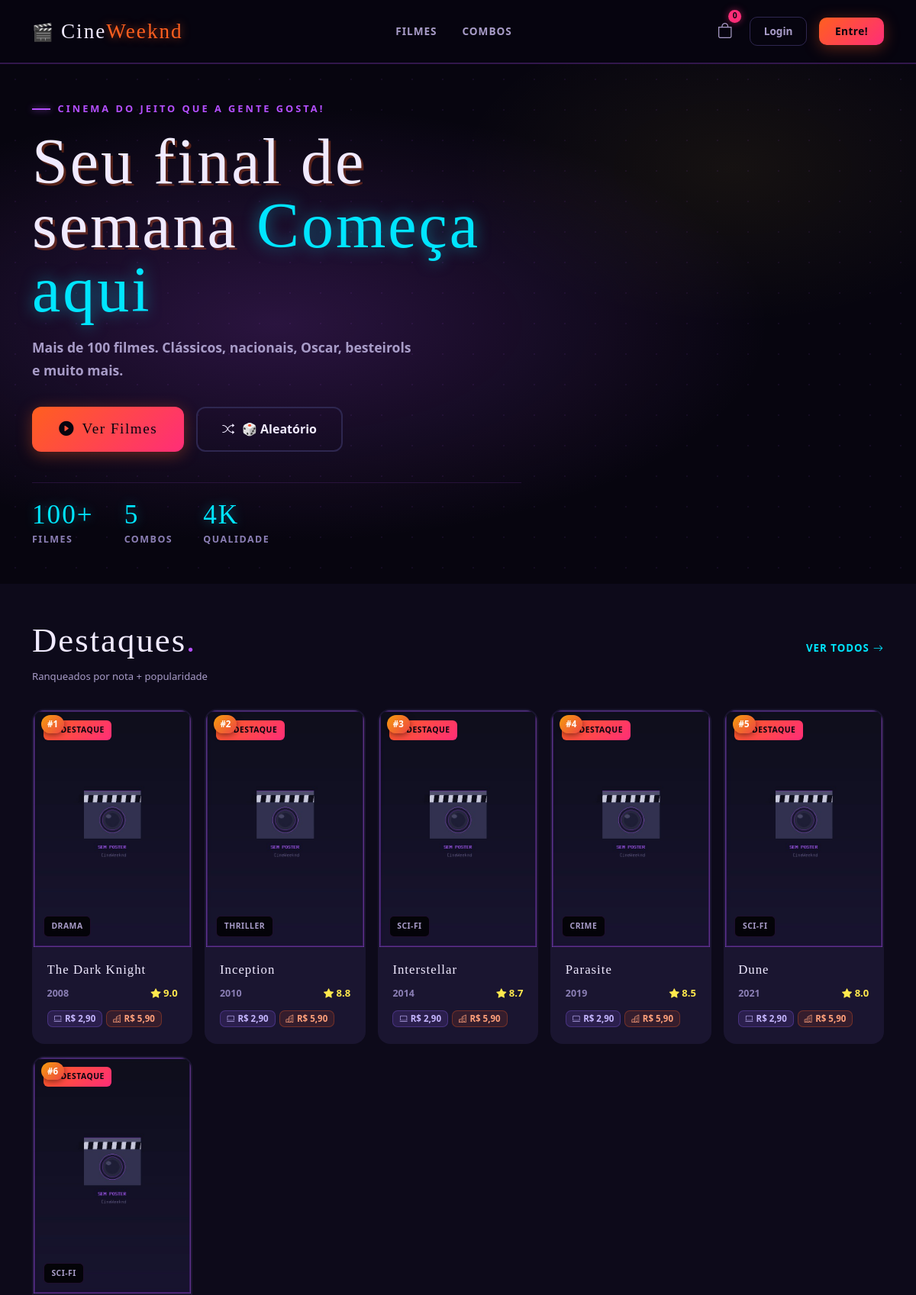
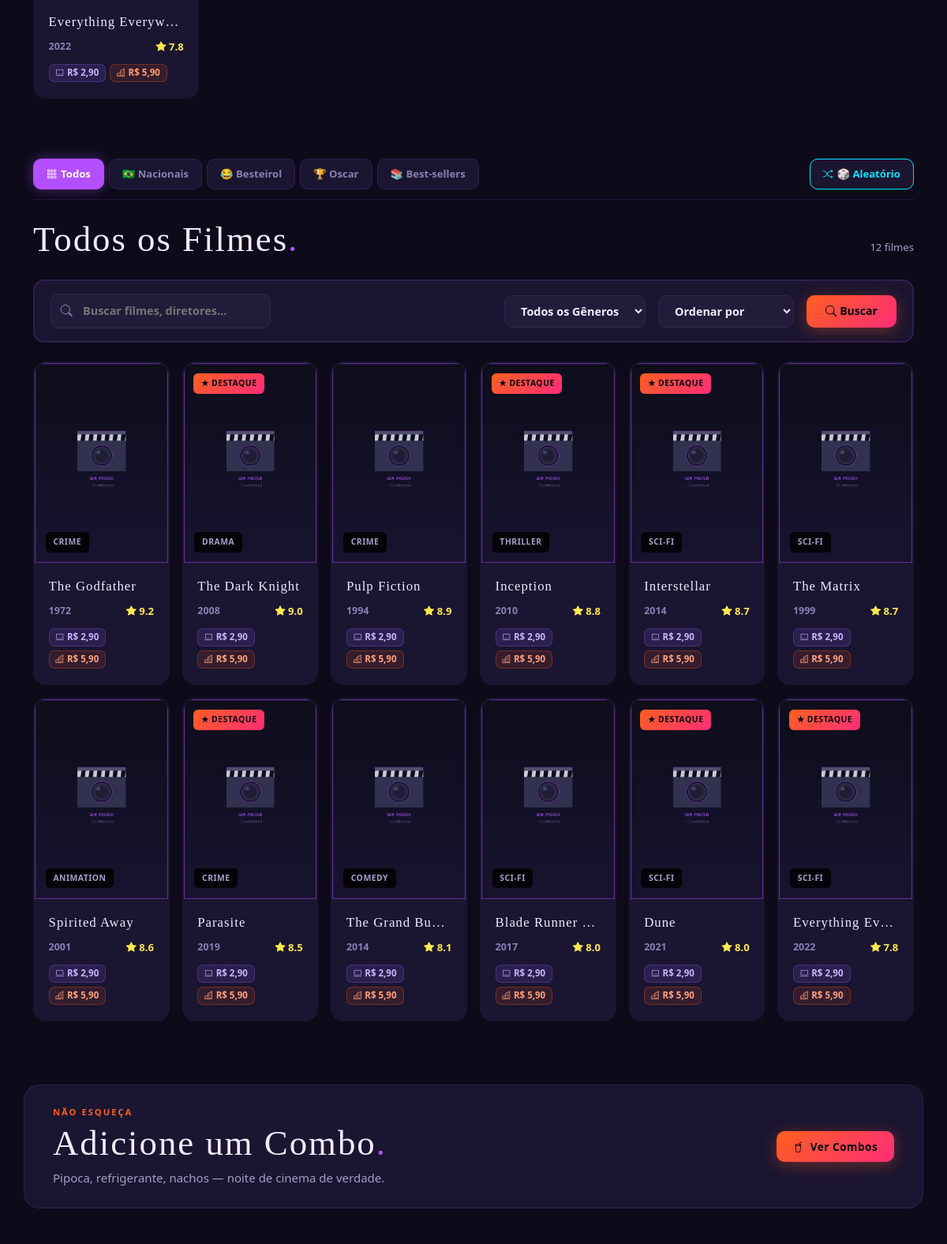
The page / (upper part) on the database its author committed (2 pictures, top to bottom).
### tables this page shows
CREATE TABLE IF NOT EXISTS movies (
    id               INT UNSIGNED AUTO_INCREMENT PRIMARY KEY,
    title            VARCHAR(200) NOT NULL,
    slug             VARCHAR(220) NOT NULL UNIQUE,
    synopsis         TEXT,
    director         VARCHAR(120) DEFAULT NULL,
    cast_list        TEXT DEFAULT NULL,
    release_year     YEAR DEFAULT NULL,
    duration_min     SMALLINT UNSIGNED DEFAULT NULL,
    rating           DECIMAL(3,1) DEFAULT 0.0,
    genre_id         INT UNSIGNED DEFAULT NULL,
    poster           VARCHAR(300) DEFAULT NULL,
    video_url        VARCHAR(500) DEFAULT NULL,
    trailer_url      VARCHAR(500) DEFAULT NULL,
    price            DECIMAL(10,2) NOT NULL DEFAULT 0.00,
    price_digital    DECIMAL(8,2) NOT NULL DEFAULT 2.90,
    price_cinema     DECIMAL(8,2) NOT NULL DEFAULT 5.90,
    is_featured      TINYINT(1) DEFAULT 0,
    is_active        TINYINT(1) DEFAULT 1,
    is_national      TINYINT(1) DEFAULT 0,
    is_besteirol     TINYINT(1) DEFAULT 0,
    is_oscar         TINYINT(1) DEFAULT 0,
    is_bestseller    TINYINT(1) DEFAULT 0,
    popularity_score INT DEFAULT 0,
    featured_rank    INT DEFAULT 0,
    created_at       DATETIME NOT NULL DEFAULT CURRENT_TIMESTAMP,
    updated_at       DATETIME NOT NULL DEFAULT CURRENT_TIMESTAMP ON UPDATE CURRENT_TIMESTAMP,
    FOREIGN KEY (genre_id) REFERENCES genres(id) ON DELETE SET NULL,
    INDEX idx_genre (genre_id),
    INDEX idx_featured (is_featured),
    INDEX idx_active (is_active),
    FULLTEXT idx_search (title, synopsis, director)
);

CREATE TABLE IF NOT EXISTS genres (
    id         INT UNSIGNED AUTO_INCREMENT PRIMARY KEY,
    name       VARCHAR(60) NOT NULL UNIQUE,
    slug       VARCHAR(60) NOT NULL UNIQUE,
    created_at DATETIME NOT NULL DEFAULT CURRENT_TIMESTAMP,
    updated_at DATETIME NOT NULL DEFAULT CURRENT_TIMESTAMP ON UPDATE CURRENT_TIMESTAMP
);

### src/Controllers/Controllers.php (called while the page is built, shortened)
<?php
require_once __DIR__ . '/../../config/config.php';
require_once __DIR__ . '/../Models/MovieModel.php';
class MovieController {
public static function index(): void {
        $page     = max(1, (int)($_GET['page'] ?? 1));
        $perPage  = MOVIES_PER_PAGE;
        $offset   = ($page - 1) * $perPage;
        $filters = [];
        $movies   = MovieModel::all($filters, $perPage, $offset);
        $total    = MovieModel::count($filters);
        $featured = MovieModel::getFeatured(10);
        require __DIR__ . '/../Views/pages/movies.php';
    }
}

### public/index.php (called while the page is built)
<?php
require_once __DIR__ . '/../routes/web.php';

### src/Models/MovieModel.php (called while the page is built, shortened)
<?php
class MovieModel {
    public static function all(array $filters = [], int $limit = 12, int $offset = 0): array {
        $db = getDB();
        $where = ['m.is_active = 1'];
        $params = [];
        $order = match($filters['order'] ?? '') {
            'rating'     => 'm.rating DESC',
            'year'       => 'm.release_year DESC',
            'popularity' => 'm.popularity_score DESC',
            'az'         => 'm.title ASC',
            default      => 'm.rating DESC, m.popularity_score DESC'
        };
        $sql = "SELECT m.*, g.name AS genre_name
                FROM movies m
                LEFT JOIN genres g ON m.genre_id = g.id
                WHERE " . implode(' AND ', $where) . "
                ORDER BY $order
                LIMIT ? OFFSET ?";
        $params[] = $limit;
        $params[] = $offset;
        $stmt = $db->prepare($sql);
        $stmt->execute($params);
        return $stmt->fetchAll();
    }
    public static function count(array $filters = []): int {
        $db = getDB();
        $where = ['m.is_active = 1'];
        $params = [];
        $stmt = $db->prepare("SELECT COUNT(*) FROM movies m WHERE " . implode(' AND ', $where));
        $stmt->execute($params);
        return (int) $stmt->fetchColumn();
    }
    public static function getFeatured(int $limit = 10): array {
        $db = getDB();
        $stmt = $db->prepare(
            "SELECT m.*, g.name AS genre_name
             FROM movies m
             LEFT JOIN genres g ON m.genre_id = g.id
             WHERE m.is_active = 1 AND m.is_featured = 1
             ORDER BY (m.rating * 0.6 + m.popularity_score * 0.4) DESC
             LIMIT ?"
        );
        $stmt->execute([$limit]);
        return $stmt->fetchAll();
    }
}

### config/AutoInstaller.php (called while the page is built, shortened)
<?php
class AutoInstaller {
    public static function boot(): void {
        try {
            self::install();
        } catch (\Throwable $e) {
            error_log('[CineWeeknd AutoInstaller] ' . $e->getMessage());
        }
    }
    private static function migrate(): void {
        try {
            $db = getDB();
            foreach ($migrations as $sql) {
                try {
                    $db->exec($sql);
                } catch (\Throwable $e) {
                    error_log('[AutoInstaller Migrate] ' . $e->getMessage());
                }
            }
            $venueCount = (int)$db->query("SELECT COUNT(*) FROM venues")->fetchColumn();
        } catch (\Throwable $e) {
            error_log('[AutoInstaller Migrate] ' . $e->getMessage());
        }
    }
    private static function install(): void {
        $pdo = new PDO(
            'mysql:host=' . DB_HOST . ';charset=utf8mb4',
            DB_USER, DB_PASS,
            [PDO::ATTR_ERRMODE => PDO::ERRMODE_EXCEPTION]
        );
        $pdo->exec("CREATE DATABASE IF NOT EXISTS `" . DB_NAME . "` CHARACTER SET utf8mb4 COLLATE utf8mb4_unicode_ci");
        $pdo->exec("USE `" . DB_NAME . "`");
        $exists = $pdo->query("SHOW TABLES LIKE 'movies'")->fetch();
        if ($exists) {
            $count = (int) $pdo->query("SELECT COUNT(*) FROM movies")->fetchColumn();
            if ($count > 10) {
                self::migrate();
                return;
            }
        }
    }
}

### config/config.php (called while the page is built, shortened)
<?php
function e(string $value): string {
    return htmlspecialchars($value, ENT_QUOTES | ENT_HTML5, 'UTF-8');
}

### src/Views/components/movie-card.php (the view, shortened to what this page needs)
<?php
$poster = $movie['poster'] ?? '';
if (empty($poster)) {
    $posterSrc = DEFAULT_POSTER;
} elseif (str_starts_with($poster, 'http')) {
    $posterSrc = $poster;
} else {
    $posterSrc = UPLOAD_URL . e($poster);
}
?>
<div class="movie-card h-100">
    <div class="movie-card-poster">
        <?php if (!empty($movie['is_featured'])): ?>
        <span class="movie-badge">★ Destaque</span>
        <?php endif; ?>
        <?php if (!empty($movie['genre_name'])): ?>
        <span class="movie-badge genre" style="top:auto;bottom:.8rem;left:.8rem"><?= e($movie['genre_name']) ?></span>
        <?php endif; ?>
        <img data-src="<?= $posterSrc ?>" src="<?= $posterSrc ?>" alt="<?= e($movie['title']) ?>" loading="lazy">
    </div>
    <div class="movie-card-body">
        <div class="movie-card-title" title="<?= e($movie['title']) ?>"><?= e($movie['title']) ?></div>
        <div class="movie-card-meta">
            <span class="movie-year"><?= e($movie['release_year'] ?? '—') ?></span>
            <?php if ($movie['rating'] > 0): ?>
            <span class="movie-rating"><i class="bi bi-star-fill"></i> <?= e($movie['rating']) ?></span>
            <?php endif; ?>
        </div>
        <div class="movie-card-price">
            <div class="mcp-row">
                <span class="mcp-badge mcp-digital">
                    <i class="bi bi-laptop"></i>
                    R$ <?= number_format($movie['price_digital'] ?? 2.90, 2, ',', '.') ?>
                </span>
                <span class="mcp-badge mcp-cinema">
                    <i class="bi bi-buildings"></i>
                    R$ <?= number_format($movie['price_cinema'] ?? 5.90, 2, ',', '.') ?>
                </span>
            </div>
        </div>
    </div>
</div>

### src/Views/pages/movies.php (shortened to what this page needs)
<?php
$category  = $_GET['category'] ?? '';
require __DIR__ . '/../layouts/header.php';
?>
<?php if (empty($filters) || (empty($filters['search']) && empty($filters['genre_id']) && empty($category))): ?>
<section class="hero-section" id="hero-section">
    <div class="hero-bg"></div>
    <div class="container py-5 hero-content" style="position:relative;z-index:2">
        <div class="row align-items-center">
            <div class="col-lg-7">
                <div class="hero-eyebrow fade-up">Cinema do jeito que a gente gosta!</div>
                <h1 class="hero-title fade-up fade-up-delay-1">
                    Seu final de semana <span class="accent">Começa aqui</span>
                </h1>
                <p class="hero-subtitle fade-up fade-up-delay-2">
                    Mais de 100 filmes. Clássicos, nacionais, Oscar, besteirols e muito mais.
                </p>
                <div class="hero-actions fade-up fade-up-delay-3">
                    <a href="#catalogo" class="btn-hero-primary scroll-to-catalog">
                        <i class="bi bi-play-circle-fill"></i> Ver Filmes
                    </a>
                    <a href="<?= APP_URL ?>/movies/aleatorio" class="btn-hero-secondary">
                        <i class="bi bi-shuffle"></i> 🎲 Aleatório
                    </a>
                </div>
                <div class="stats-bar fade-up">
                    <div class="stat-item"><div class="stat-num">100+</div><div class="stat-label">Filmes</div></div>
                    <div class="stat-item"><div class="stat-num">5</div><div class="stat-label">Combos</div></div>
                    <div class="stat-item"><div class="stat-num">4K</div><div class="stat-label">Qualidade</div></div>
                </div>
            </div>
        </div>
    </div>
</section>
<?php if (!empty($featured)): ?>
<section class="py-5">
    <div class="container">
        <div class="section-header">
            <div>
                <h2 class="section-title">Destaques<span class="dot">.</span></h2>
                <p class="text-muted small mb-0">Ranqueados por nota + popularidade</p>
            </div>
            <a href="#catalogo" class="section-link scroll-to-catalog">
                Ver todos <i class="bi bi-arrow-right"></i>
            </a>
        </div>
        <div class="row g-3">
            <?php foreach (array_slice($featured, 0, 10) as $i => $f): ?>
            <div class="col-6 col-md-4 col-lg-2dot4 fade-up" style="position:relative">
                <div class="rank-badge">#<?= $i + 1 ?></div>
                <?php $movie = $f; include __DIR__ . '/../components/movie-card.php'; ?>
            </div>
            <?php endforeach; ?>
        </div>
    </div>
</section>
<?php endif; ?>
<?php endif; ?>
<section class="py-4" id="catalogo">
    <div class="container">
        <div class="category-tabs-wrap mb-4">
            <div class="category-tabs" id="cat-tabs">
                <?php
                $tabs = [
                    ''           => ['emoji'=>'','icon'=>'bi-grid-3x3-gap','label'=>'Todos'],
                    'national'   => ['emoji'=>'🇧🇷','icon'=>'','label'=>'Nacionais'],
                    'besteirol'  => ['emoji'=>'😂','icon'=>'','label'=>'Besteirol'],
                    'oscar'      => ['emoji'=>'🏆','icon'=>'','label'=>'Oscar'],
                    'bestseller' => ['emoji'=>'📚','icon'=>'','label'=>'Best-sellers'],
                ];
                foreach ($tabs as $val => $tab): ?>
                <button class="cat-tab <?= $category === $val ? 'active' : '' ?>"
                        data-cat="<?= $val ?>">
                    <?php if ($tab['icon']): ?><i class="bi <?= $tab['icon'] ?>"></i><?php endif; ?>
                    <?php if ($tab['emoji']): ?><?= $tab['emoji'] ?> <?php endif; ?>
                    <?= $tab['label'] ?>
                </button>
                <?php endforeach; ?>
                <a href="<?= APP_URL ?>/movies/aleatorio" class="cat-tab cat-tab-random ms-auto">
                    <i class="bi bi-shuffle"></i> 🎲 Aleatório
                </a>
            </div>
        </div>
        <div class="section-header mb-3">
            <h2 class="section-title" id="catalog-title">
                Todos os Filmes<span class="dot">.</span>
            </h2>
            <span class="text-muted small" id="catalog-count"><?= $total ?> filmes</span>
        </div>
        <div class="filters-bar mb-4" id="filters-bar">
            <div class="filter-search-wrap" style="position:relative">
                <i class="bi bi-search search-icon"></i>
                <input type="text" id="search-input" class="filter-search"
                       placeholder="Buscar filmes, diretores…"
                       value="<?= e($filters['search'] ?? '') ?>"
                       autocomplete="off">
            </div>
            <select id="genre-select" class="filter-select">
                <option value="">Todos os Gêneros</option>
            </select>
            <select id="order-select" class="filter-select">
                <option value="">Ordenar por</option>
            </select>
            <button class="btn-filter" id="search-btn"><i class="bi bi-search me-1"></i>Buscar</button>
        </div>
        <div id="catalog-container">
            <?php if (empty($movies)): ?>
            <div class="empty-state">
                <div class="empty-state-icon">🎬</div>
                <div class="empty-state-title">Nenhum filme encontrado</div>
                <p class="empty-state-desc">Tente outra categoria ou busca.</p>
            </div>
            <?php else: ?>
            <div class="row g-3" id="movies-grid">
                <?php foreach ($movies as $movie): ?>
                <div class="col-6 col-md-4 col-lg-3 col-xl-2 fade-in-card">
                    <?php include __DIR__ . '/../components/movie-card.php'; ?>
                </div>
                <?php endforeach; ?>
            </div>
            <?php endif; ?>
        </div>
    </div>
</section>
<section class="py-5 mt-2">
    <div class="container">
        <div class="row align-items-center py-4 px-4"
             style="background:var(--dark-3);border:1px solid var(--border);border-radius:20px">
            <div class="col-md-8 mb-3 mb-md-0">
                <p class="label-gold mb-1">Não esqueça</p>
                <h3 class="section-title mb-1">Adicione um Combo<span class="dot">.</span></h3>
                <p class="text-muted mb-0">Pipoca, refrigerante, nachos — noite de cinema de verdade.</p>
            </div>
            <div class="col-md-4 text-md-end">
                <a href="<?= APP_URL ?>/cart" class="btn-cine d-inline-flex align-items-center gap-2">
                    <i class="bi bi-cup-straw"></i> Ver Combos
                </a>
            </div>
        </div>
    </div>
</section>
<?php require __DIR__ . '/../layouts/footer.php'; ?>

### rows shown on the page
movies: is_featured "★ DESTAQUE", genre.name "DRAMA", title "The Dark Knight", release_year "2008", rating "9.0", price_digital "2,90", price_cinema "5,90"
movies: is_featured "★ DESTAQUE", genre.name "THRILLER", title "Inception", release_year "2010", rating "8.8", price_digital "2,90", price_cinema "5,90"
movies: is_featured "★ DESTAQUE", genre.name "SCI-FI", title "Interstellar", release_year "2014", rating "8.7", price_digital "2,90", price_cinema "5,90"
movies: is_featured "★ DESTAQUE", genre.name "CRIME", title "Parasite", release_year "2019", rating "8.5", price_digital "2,90", price_cinema "5,90"
movies: is_featured "★ DESTAQUE", genre.name "SCI-FI", title "Dune", release_year "2021", rating "8.0", price_digital "2,90", price_cinema "5,90"
movies: is_featured "★ DESTAQUE", genre.name "SCI-FI", title "Everything Everyw…", release_year "2022", rating "7.8", price_digital "2,90", price_cinema "5,90", title "Everything Ev…"
movies: genre.name "CRIME", title "The Godfather", release_year "1972", rating "9.2", price_digital "2,90", price_cinema "5,90"
movies: genre.name "CRIME", title "Pulp Fiction", release_year "1994", rating "8.9", price_digital "2,90", price_cinema "5,90"
movies: genre.name "SCI-FI", title "The Matrix", release_year "1999", rating "8.7", price_digital "2,90", price_cinema "5,90"
movies: genre.name "ANIMATION", title "Spirited Away", release_year "2001", rating "8.6", price_digital "2,90", price_cinema "5,90"
movies: genre.name "COMEDY", title "The Grand Bu…", release_year "2014", rating "8.1", price_digital "2,90", price_cinema "5,90"
movies: genre.name "SCI-FI", title "Blade Runner…", release_year "2017", rating "8.0", price_digital "2,90", price_cinema "5,90"

### other values the page prints
count($_SESSION['cart'] ?? []) "0"
$tab['label'] "Todos"
$tab['emoji'] "🇧🇷"
$tab['label'] "Nacionais"
$tab['emoji'] "😂"
$tab['label'] "Besteirol"
$tab['emoji'] "🏆"
$tab['label'] "Oscar"
$tab['emoji'] "📚"
$tab['label'] "Best-sellers"
$total "12"
